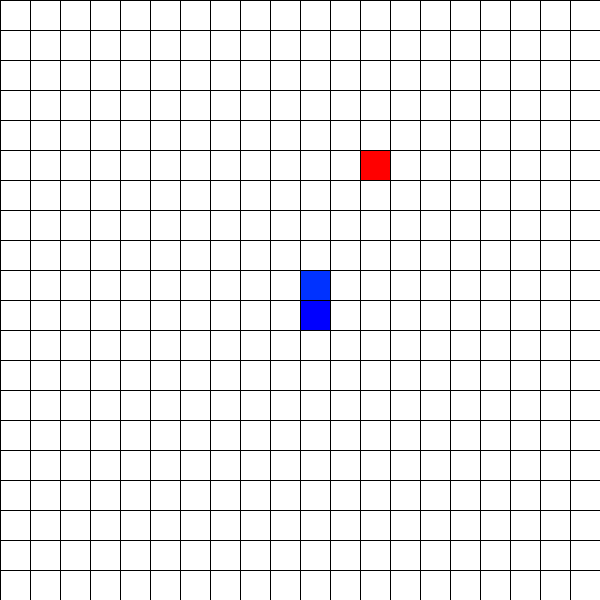
Frame 1 (no input)
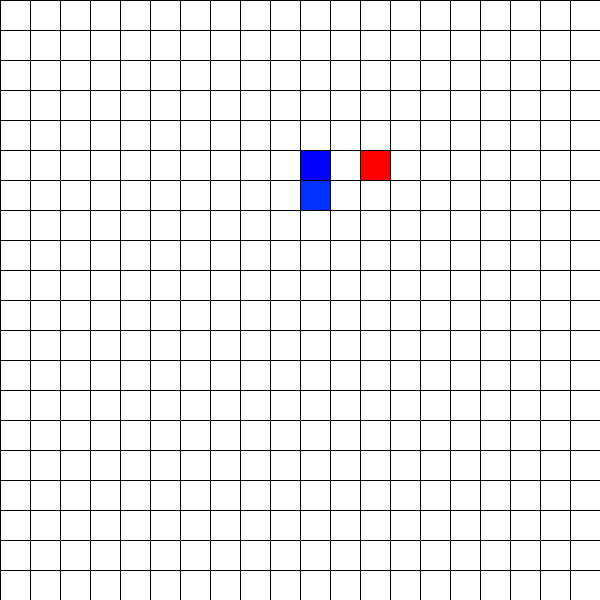
Frame 60 (the mouse pressed at the canvas centre just before this capture)
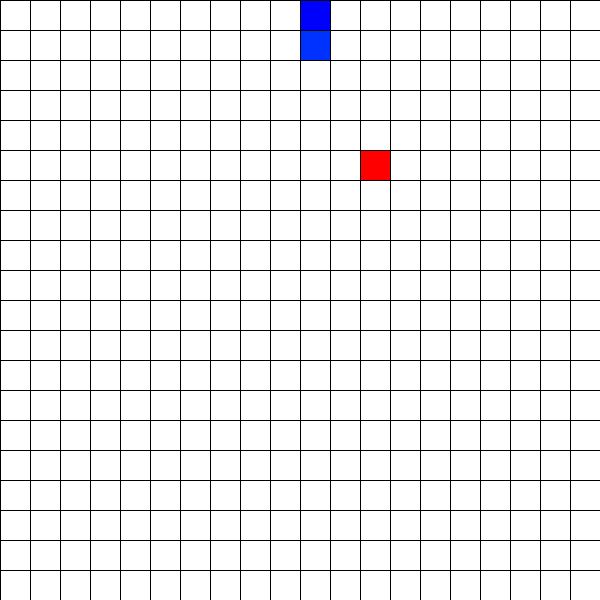
Frame 120 (the mouse held since frame 60 and released just before this capture)

The Processing sketch that drew these frames (run headless with seeded random() and noise(); from frame 60 on, the mouse is pressed at the canvas centre):

// Processing sketch: snake
// ── snake.pde
int tamanho;
int tabuleiro;
Cobra player;
Maca maca;
void setup(){
  size(600,600);
  tabuleiro = width/30;
  tamanho = width/tabuleiro;
  player = new Cobra();
  maca = new Maca();
}

void draw(){
  background(255);
  tabuleiro();
  maca.show();
  player.show();
}

// ── Cobra.pde
class Cobra {

  final int MAX_BODY;
  int size;
  int x;
  int y;
  PVector[] corpo;
  boolean canMove;
  boolean death;
  boolean visivel[];
  char dir;

  int delay;
  int speed;
  int spdUp;
  final int MIN_SPD;

  Cobra() {

    MAX_BODY = tabuleiro * tabuleiro;
    canMove = true;
    death = false;
    dir = 'u';
    delay = 0;
    speed = 11;
    MIN_SPD = 6;
    x = y = tabuleiro/2;
    size = 1;

    corpo = new PVector[MAX_BODY];
    visivel = new boolean[MAX_BODY];

    for (int i = 0; i< MAX_BODY; i++) {
      visivel[i] = false;
      corpo[i] = new PVector((tabuleiro / 2), (tabuleiro / 2) - 1);
    }

    for (int i = 0; i < size; i++) {
      visivel[i] = true;
    }
  }

  void virar(char mov) {
    if (!canMove) return;
    switch(dir) {
    case 'u':
      if (mov == 'd') return;
      break;
    case 'd':
      if (mov == 'u') return;
      break;
    case 'l':
      if (mov == 'r') return;
      break;
    case 'r':
      if (mov == 'l') return;
      break;
    }
    canMove = false;
    dir = mov;
  }

  void crescer() {
    spdUp++;
    size++;
    if (spdUp >= 10) {
      spdUp = 0;
      speed--;
      if (speed<MIN_SPD)speed = MIN_SPD;
    }
  }

  void morre() {
    death = true;
  }

  void atualizar() {
    delay++;
    if (delay >= speed && !death) {
      delay = 0;

      PVector[] antigo = new PVector[MAX_BODY];
      for (int i = 0; i< MAX_BODY; i++) {
        antigo[i] = new PVector(corpo[i].x, corpo[i].y);
      }
      corpo[0] = new PVector(x, y);
      canMove = true;
      switch(dir) {
      case 'u':

        y--;
        if (y < 0) {
          morre();
        }
        break;
      case 'd':

        y++;
        if (y > tabuleiro) {
          morre();
        }
        break;
      case 'l':
        x--;
        if (x < 0) {
          morre();
        }
        break;
      case 'r':

        x++;
        if (x > tabuleiro) {
          morre();
        }
        break;
      }


      for (int i = 1; i < MAX_BODY; i++) {
        if (corpo[i] != corpo[i-1]) {
          corpo[i] = new PVector(antigo[i-1].x, antigo[i-1].y);
        }
      }
      for (int i = 1; i < size; i++) {
        if (x == corpo[i].x && y == corpo[i].y) {
          morre();
        }
      }
    }
  }


  void show() {
    atualizar();
    for (int i = size - 1; i >= 0; i--) {
      fill(0, map(i, 0, size, 50, 255), map(i, 0, size, 255, 0));
      square(corpo[i].x * tamanho, corpo[i].y * tamanho, tamanho);
    }
    fill(0, 0, 255);
    square(x*tamanho, y*tamanho, tamanho);
    if (death) {
      background(0);
      fill(150, 0, 0);
      textSize(70);
      textAlign(CENTER);
      if (size<MAX_BODY) {
        text("You Death", width/2, 100);
      } else {
        fill(0, 150, 50);
        text("You Won!!!", width/2, 100);
      }
      textAlign(RIGHT);
      textSize(40);
      text("Size:"+size, width/2-40, 150);
      textAlign(CENTER);
      fill(150);
      text("PRESS ENTER TO TRY AGAIN", width/2, 400);
    }
  }
}

// ── MACA.pde
class Maca {
  int x;
  int y;

  Maca() {
    x = floor(random(0, tabuleiro));
    y = floor(random(0, tabuleiro));
  }

  void atualizar() {
    if (player.x == x && player.y == y) {
      player.crescer();
      x = floor(random(0, tabuleiro));
      y = floor(random(0, tabuleiro));
    }
  }
  
  void show(){
    atualizar();
    fill(255,0,0);
    square(x*tamanho, y*tamanho, tamanho);
  }
}

// ── keys.pde
void keyPressed() {
  switch(keyCode) {
  case UP:
  player.virar('u');
    break;
  case DOWN:
  player.virar('d');
    break;
  case LEFT:
  player.virar('l');
    break;
  case RIGHT:
  player.virar('r');
    break;
    case ENTER:
      if(player.death){
        player = new Cobra();
        maca = new Maca();
      }
    break;
  }
}

// ── tabuleiro.pde
void tabuleiro() {
  fill(0);
  stroke(0);
  for (int y = 0; y < tabuleiro; y++) {
    line(0, y*tamanho, width, y* tamanho);
    
  }
  for (int x = 0; x < tabuleiro; x++) {
      line(x * tamanho, 0, x * tamanho, height);
    }
}
